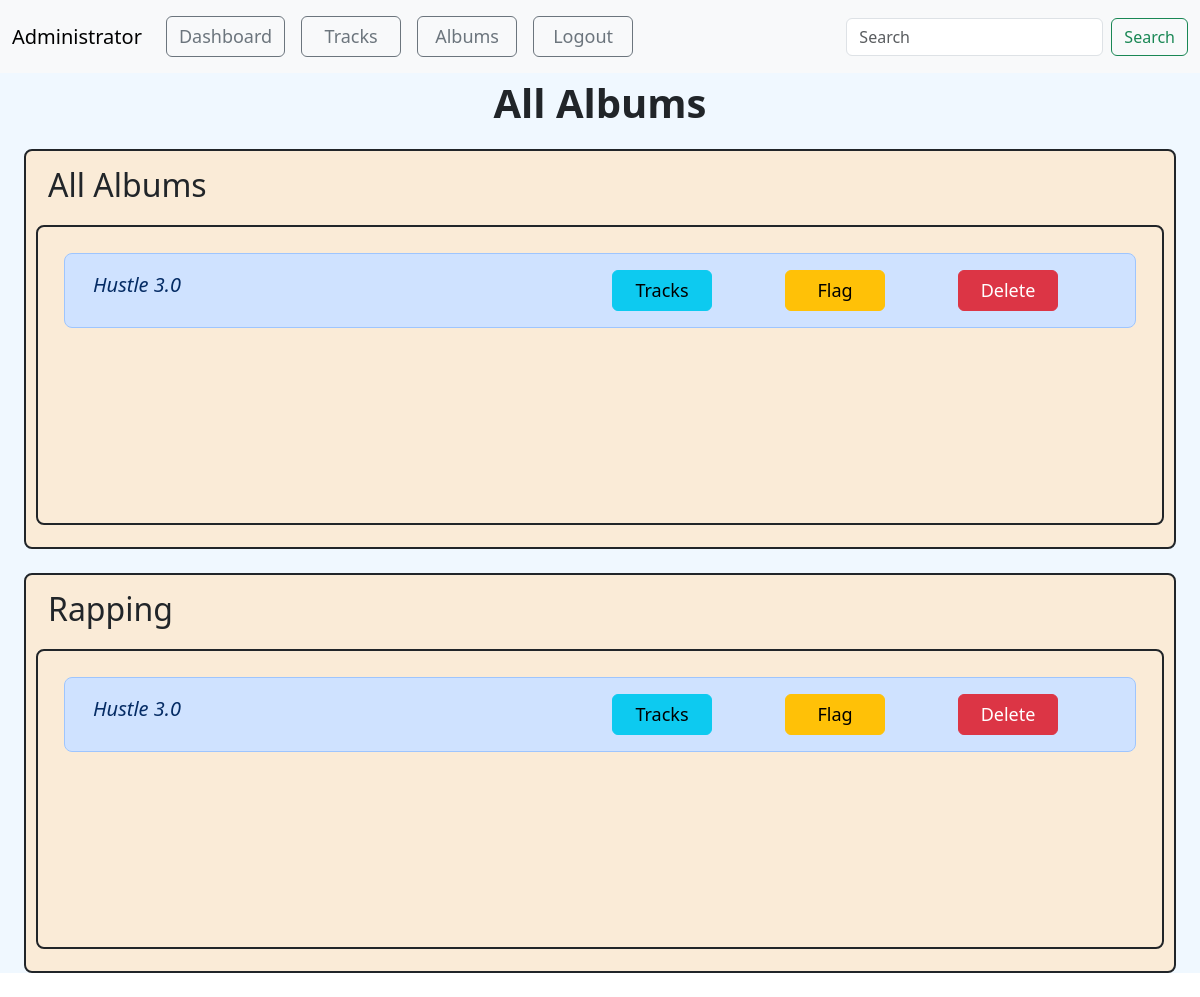
/admin_albums/1, run on an earlier commit of the app's database.
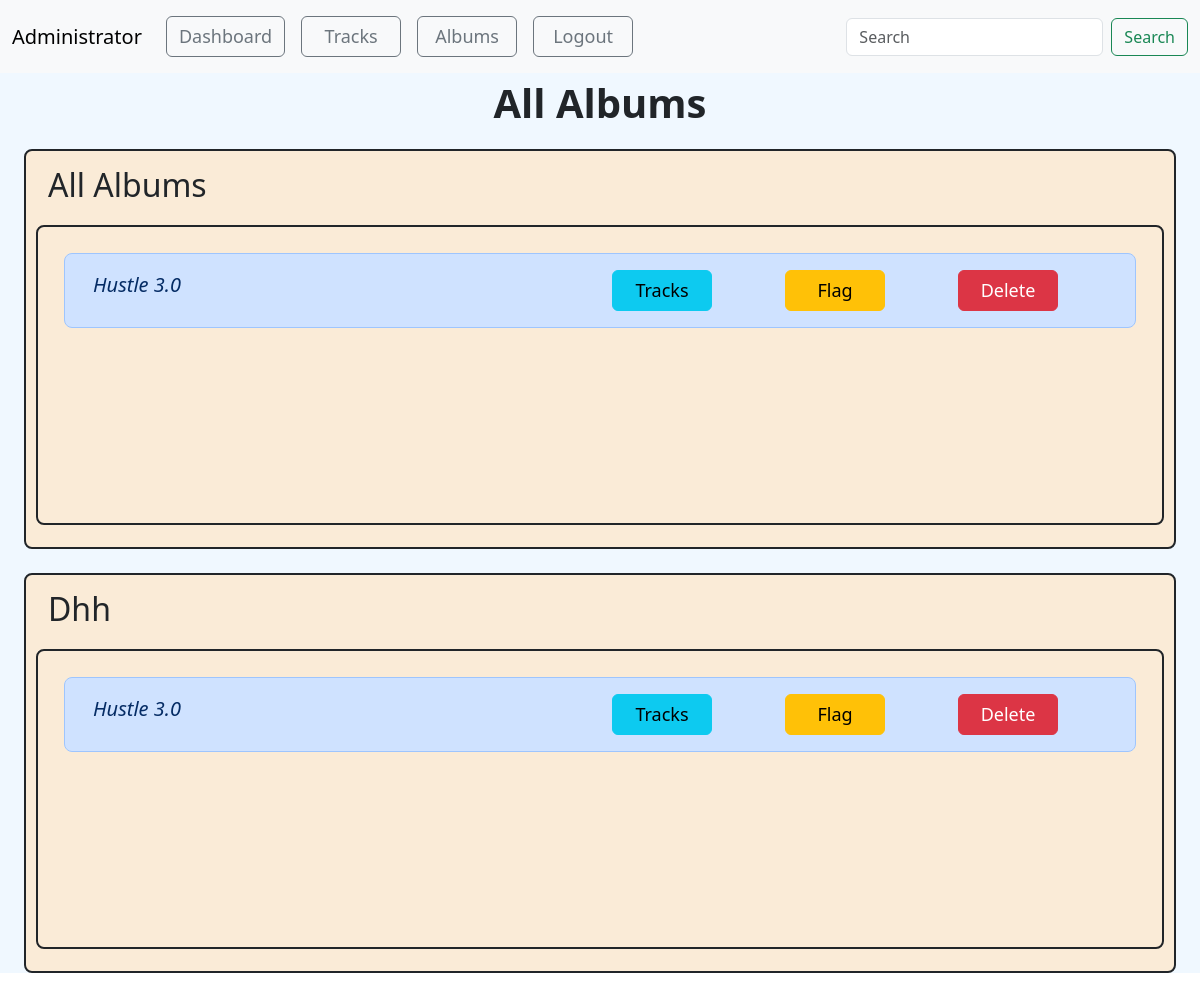
And on a later commit of the database.
### model1.py (models this page shows, shortened)
class Album(db.Model):
    album_id = db.Column(db.Integer, primary_key=True)
    album_name = db.Column(db.String(100), nullable=False)
    album_genre = db.Column(db.String(50))
    album_artist = db.Column(db.String(100))
    creator_id = db.Column(db.Integer, db.ForeignKey("user.user_id"))
    album_thumbnail = db.Column(db.String(255))
    album_flag = db.Column(db.Boolean,default=False)
    songs = db.relationship("Song", backref="albums",cascade="all, delete")
    creator = db.relationship("User", backref="albums")

### app.py (the view)
@app.route("/admin_albums/<int:a_id>", methods=["GET", "POST"])
def admin_albums(a_id):
    admin = Admin.query.get(a_id)
    songs = Song.query.all()
    albums=Album.query.all()
    genres = Album.query.with_entities(Album.album_genre).distinct().all()
    genre_list = [genre[0] for genre in genres]
    if admin.isloggedin:
        return render_template("admin_albums.html", songs=songs, admin=admin,genres=genre_list,albums=albums)
    else:
        return redirect("/")

### app.py (called while the page is built)
@app.context_processor
def search_processor():
    return {'searched': request.form.get("searched")}

### templates/admin_albums.html (shortened to what the changed rows need)
<!doctype html>
<html lang="en">
<head>
    <link href="https://cdn.jsdelivr.net/npm/bootstrap@5.3.2/dist/css/bootstrap.min.css" rel="stylesheet"
>
</head>
<body>
<div class="container-fluid albums  min-vh-100">
    <div class="container-fluid ">
        {% if albums|length == 0 %}
        <p>No Album Availaible</p>
        {% else %}
            <div class="container-fluid border border border-2 rounded-3 border-dark mb-4 overflow-auto" id="albums" >
                <div class="album container border border-2 rounded-3 border-dark m-auto overflow-auto">
                    {% for album in albums %}
                        <div class="row m-3 p-3 text-primary-emphasis bg-primary-subtle border border-primary-subtle rounded-3">
                            <div class="col-6 text-capitalize fs-5 fst-italic">{{album.album_name}}</div>
                            <div class="col"><a class="btn btn-info" href="/admin_album_songs/{{admin.admin_id}}/{{album.album_id}}" role="button" style="width: 100px; font-size:large;" >Tracks</a></div>
                            {% if album.album_flag == false %}
                            <div class="col"><a class="btn btn-warning" href="/flag_album/{{admin.admin_id}}/{{album.album_id}}" role="button" style="width: 100px; font-size:large;">Flag</a></div>
                            {% else %}
                            <div class="col"><a class="btn btn-warning" href="/flag_album/{{admin.admin_id}}/{{album.album_id}}" role="button" style="width: 100px; font-size:large;">Unflag</a></div>
                            {% endif %}
                            <div class="col"><a class="btn btn-danger" href="/admin_delete_album/{{admin.admin_id}}/{{album.album_id}}" role="button" style="width: 100px; font-size:large;">Delete</a></div>
                        </div>
                    {% endfor %}
                </div>
            </div>
            {% for genre in genres %}
                <div class="container-fluid border border border-2 rounded-3 border-dark mb-4 overflow-auto" id="albums" >
                    <div class="container-fluid sticky-sm-top">
                        <p class="text-capitalize fs-2 ">{{genre}}</p>
                    </div>
                    <div class="album container border border-2 rounded-3 border-dark m-auto overflow-auto">
                        {% for album in albums %}
                            {% if album.album_genre == genre %}
                            <div class="row m-3 p-3 text-primary-emphasis bg-primary-subtle border border-primary-subtle rounded-3">
                                <div class="col-6 text-capitalize fs-5 fst-italic">{{album.album_name}}</div>
                                <div class="col"><a class="btn btn-info" href="/admin_album_songs/{{admin.admin_id}}/{{album.album_id}}" role="button" style="width: 100px; font-size:large;" >Tracks</a></div>
                                {% if album.album_flag == false %}
                                <div class="col"><a class="btn btn-warning" href="/flag_album/{{admin.admin_id}}/{{album.album_id}}" role="button" style="width: 100px; font-size:large;">Flag</a></div>
                                {% else %}
                                <div class="col"><a class="btn btn-warning" href="/flag_album/{{admin.admin_id}}/{{album.album_id}}" role="button" style="width: 100px; font-size:large;">Unflag</a></div>
                                {% endif %}
                                <div class="col"><a class="btn btn-danger" href="/admin_delete_album/{{admin.admin_id}}/{{album.album_id}}" role="button" style="width: 100px; font-size:large;">Delete</a></div>
                            </div>
                            {% endif %}
                        {% endfor %}
                    </div>
                </div>
            {% endfor %}
        {% endif %}
    </div>
</div>
</body>
</html>

What changed in the data, as far as the page shows it:
changed Album "Hustle 3.0": moves from the list under "Rapping" to the list under "Dhh"
Also different on the page:
new list line: "Dhh"
list line gone: "Rapping"
